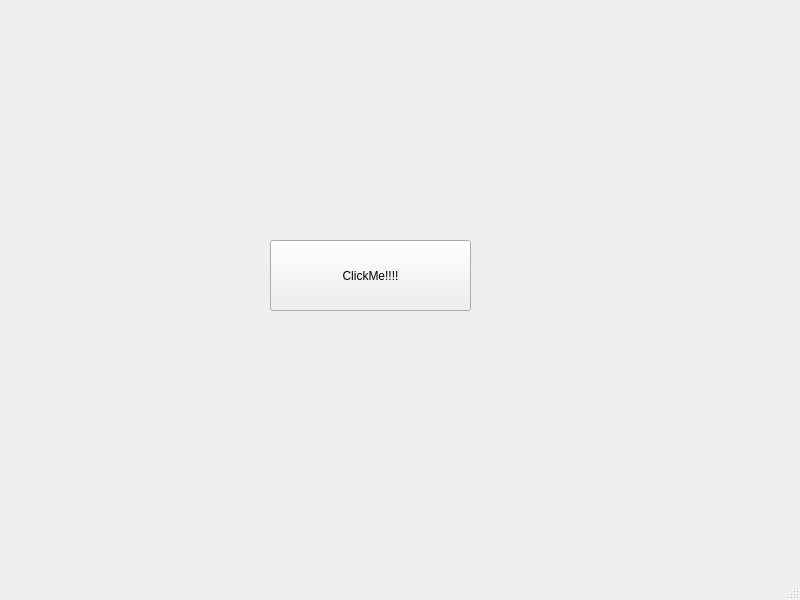
<?xml version="1.0" encoding="UTF-8"?>
<ui version="4.0">
 <class>FirstGui</class>
 <widget class="QMainWindow" name="FirstGui">
  <property name="geometry">
   <rect>
    <x>0</x>
    <y>0</y>
    <width>800</width>
    <height>600</height>
   </rect>
  </property>
  <property name="windowTitle">
   <string>FirstGui</string>
  </property>
  <widget class="QWidget" name="centralwidget">
   <widget class="QPushButton" name="pushButton">
    <property name="geometry">
     <rect>
      <x>270</x>
      <y>240</y>
      <width>201</width>
      <height>71</height>
     </rect>
    </property>
    <property name="text">
     <string>ClickMe!!!!</string>
    </property>
   </widget>
   <widget class="QLabel" name="label">
    <property name="geometry">
     <rect>
      <x>310</x>
      <y>340</y>
      <width>191</width>
      <height>91</height>
     </rect>
    </property>
    <property name="text">
     <string/>
    </property>
   </widget>
  </widget>
  <widget class="QMenuBar" name="menubar">
   <property name="geometry">
    <rect>
     <x>0</x>
     <y>0</y>
     <width>800</width>
     <height>23</height>
    </rect>
   </property>
  </widget>
  <widget class="QStatusBar" name="statusbar"/>
 </widget>
 <resources/>
 <connections/>
</ui>
